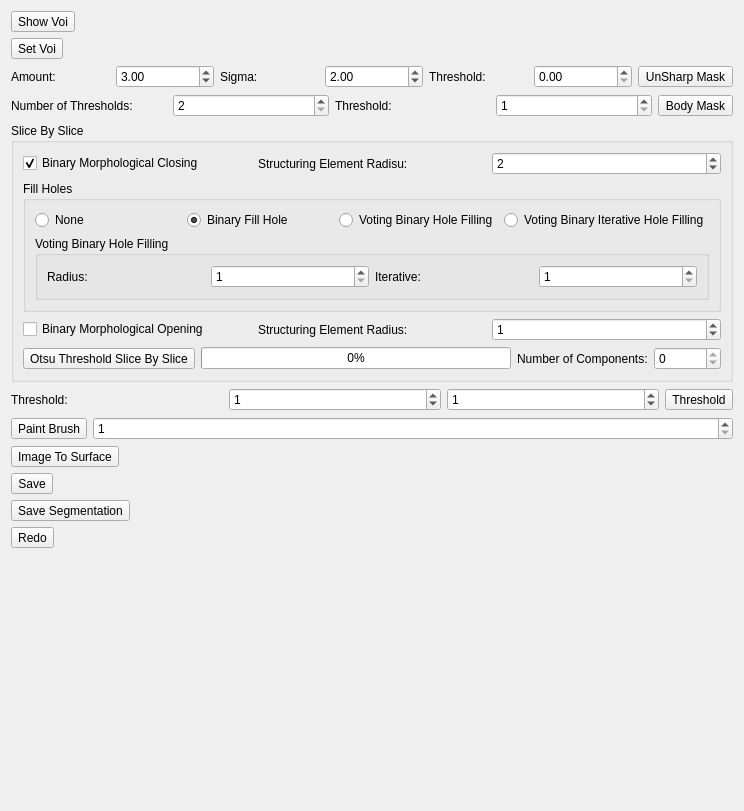
<?xml version="1.0" encoding="UTF-8"?>
<ui version="4.0">
 <class>BoneSegmentationWidget</class>
 <widget class="QWidget" name="BoneSegmentationWidget">
  <property name="geometry">
   <rect>
    <x>0</x>
    <y>0</y>
    <width>744</width>
    <height>811</height>
   </rect>
  </property>
  <property name="windowTitle">
   <string>BoneSegmentationWidget</string>
  </property>
  <layout class="QVBoxLayout" name="verticalLayout_3">
   <item>
    <widget class="QToolButton" name="toolButtonShowVoi">
     <property name="text">
      <string>Show Voi</string>
     </property>
     <property name="checkable">
      <bool>true</bool>
     </property>
     <attribute name="buttonGroup">
      <string notr="true">buttonGroup</string>
     </attribute>
    </widget>
   </item>
   <item>
    <widget class="QToolButton" name="toolButtonSetVoi">
     <property name="text">
      <string>Set Voi</string>
     </property>
     <property name="checkable">
      <bool>true</bool>
     </property>
     <attribute name="buttonGroup">
      <string notr="true">buttonGroup</string>
     </attribute>
    </widget>
   </item>
   <item>
    <layout class="QHBoxLayout" name="horizontalLayout_5">
     <item>
      <widget class="QLabel" name="label_5">
       <property name="text">
        <string>Amount:</string>
       </property>
      </widget>
     </item>
     <item>
      <widget class="QDoubleSpinBox" name="doubleSpinBoxUnsharpMaskAmount">
       <property name="minimum">
        <double>0.000000000000000</double>
       </property>
       <property name="value">
        <double>3.000000000000000</double>
       </property>
      </widget>
     </item>
     <item>
      <widget class="QLabel" name="label_6">
       <property name="text">
        <string>Sigma:</string>
       </property>
      </widget>
     </item>
     <item>
      <widget class="QDoubleSpinBox" name="doubleSpinBoxUnsharpMaskSigma">
       <property name="value">
        <double>2.000000000000000</double>
       </property>
      </widget>
     </item>
     <item>
      <widget class="QLabel" name="label_7">
       <property name="text">
        <string>Threshold:</string>
       </property>
      </widget>
     </item>
     <item>
      <widget class="QDoubleSpinBox" name="doubleSpinBoxUnsharpMaskThreshold"/>
     </item>
     <item>
      <widget class="QToolButton" name="toolButtonUnsharpMask">
       <property name="text">
        <string>UnSharp Mask</string>
       </property>
       <property name="checkable">
        <bool>true</bool>
       </property>
       <attribute name="buttonGroup">
        <string notr="true">buttonGroup</string>
       </attribute>
      </widget>
     </item>
    </layout>
   </item>
   <item>
    <layout class="QHBoxLayout" name="horizontalLayout_4">
     <item>
      <widget class="QLabel" name="label_3">
       <property name="text">
        <string>Number of Thresholds:</string>
       </property>
      </widget>
     </item>
     <item>
      <widget class="QSpinBox" name="spinBoxBodyMaskNumberOfThresholds">
       <property name="minimum">
        <number>2</number>
       </property>
       <property name="maximum">
        <number>5</number>
       </property>
      </widget>
     </item>
     <item>
      <widget class="QLabel" name="label_4">
       <property name="text">
        <string>Threshold:</string>
       </property>
      </widget>
     </item>
     <item>
      <widget class="QSpinBox" name="spinBoxBodyMaskThreshold">
       <property name="minimum">
        <number>1</number>
       </property>
      </widget>
     </item>
     <item>
      <widget class="QToolButton" name="toolButtonBodyMask">
       <property name="text">
        <string>Body Mask</string>
       </property>
       <property name="checkable">
        <bool>true</bool>
       </property>
       <attribute name="buttonGroup">
        <string notr="true">buttonGroup</string>
       </attribute>
      </widget>
     </item>
    </layout>
   </item>
   <item>
    <widget class="QGroupBox" name="groupBox_3">
     <property name="title">
      <string>Slice By Slice</string>
     </property>
     <layout class="QVBoxLayout" name="verticalLayout_2">
      <item>
       <layout class="QHBoxLayout" name="horizontalLayout_8">
        <item>
         <widget class="QCheckBox" name="checkBoxBinaryMorphologicalClosing">
          <property name="text">
           <string>Binary Morphological Closing</string>
          </property>
          <property name="checked">
           <bool>true</bool>
          </property>
         </widget>
        </item>
        <item>
         <widget class="QLabel" name="label_11">
          <property name="text">
           <string>Structuring Element Radisu:</string>
          </property>
         </widget>
        </item>
        <item>
         <widget class="QSpinBox" name="spinBoxBinaryMorpholocialClosingRadius">
          <property name="minimum">
           <number>1</number>
          </property>
          <property name="value">
           <number>2</number>
          </property>
         </widget>
        </item>
       </layout>
      </item>
      <item>
       <widget class="QGroupBox" name="groupBox">
        <property name="title">
         <string>Fill Holes</string>
        </property>
        <layout class="QVBoxLayout" name="verticalLayout">
         <item>
          <layout class="QHBoxLayout" name="horizontalLayout_6">
           <item>
            <widget class="QRadioButton" name="radioButtonNone">
             <property name="text">
              <string>None</string>
             </property>
             <attribute name="buttonGroup">
              <string notr="true">buttonGroupFillHoles</string>
             </attribute>
            </widget>
           </item>
           <item>
            <widget class="QRadioButton" name="radioButtonBinaryFillHole">
             <property name="text">
              <string>Binary Fill Hole</string>
             </property>
             <property name="checked">
              <bool>true</bool>
             </property>
             <attribute name="buttonGroup">
              <string notr="true">buttonGroupFillHoles</string>
             </attribute>
            </widget>
           </item>
           <item>
            <widget class="QRadioButton" name="radioButtonVotingBinaryHoleFilling">
             <property name="text">
              <string>Voting Binary Hole Filling</string>
             </property>
             <attribute name="buttonGroup">
              <string notr="true">buttonGroupFillHoles</string>
             </attribute>
            </widget>
           </item>
           <item>
            <widget class="QRadioButton" name="radioButtonVotingBinaryIterativeHoleFilling">
             <property name="text">
              <string>Voting Binary Iterative Hole Filling</string>
             </property>
             <attribute name="buttonGroup">
              <string notr="true">buttonGroupFillHoles</string>
             </attribute>
            </widget>
           </item>
          </layout>
         </item>
         <item>
          <widget class="QGroupBox" name="groupBox_2">
           <property name="title">
            <string>Voting Binary Hole Filling</string>
           </property>
           <layout class="QHBoxLayout" name="horizontalLayout_7">
            <item>
             <widget class="QLabel" name="label_9">
              <property name="text">
               <string>Radius:</string>
              </property>
             </widget>
            </item>
            <item>
             <widget class="QSpinBox" name="spinBoxVotingBinaryHoleFillingRadius">
              <property name="minimum">
               <number>1</number>
              </property>
             </widget>
            </item>
            <item>
             <widget class="QLabel" name="label_10">
              <property name="text">
               <string>Iterative:</string>
              </property>
             </widget>
            </item>
            <item>
             <widget class="QSpinBox" name="spinBoxVotingBinaryHoleFillingIterative">
              <property name="minimum">
               <number>1</number>
              </property>
              <property name="maximum">
               <number>999999999</number>
              </property>
              <property name="singleStep">
               <number>100</number>
              </property>
             </widget>
            </item>
           </layout>
          </widget>
         </item>
        </layout>
       </widget>
      </item>
      <item>
       <layout class="QHBoxLayout" name="horizontalLayout">
        <item>
         <widget class="QCheckBox" name="checkBoxBinaryMorphologicalOpening">
          <property name="text">
           <string>Binary Morphological Opening</string>
          </property>
         </widget>
        </item>
        <item>
         <widget class="QLabel" name="label">
          <property name="text">
           <string>Structuring Element Radius:</string>
          </property>
         </widget>
        </item>
        <item>
         <widget class="QSpinBox" name="spinBoxStructuringElementRadius">
          <property name="value">
           <number>1</number>
          </property>
         </widget>
        </item>
       </layout>
      </item>
      <item>
       <layout class="QHBoxLayout" name="horizontalLayout_2">
        <item>
         <widget class="QToolButton" name="toolButtonOtsuThresholdSliceBySlice">
          <property name="text">
           <string>Otsu Threshold Slice By Slice</string>
          </property>
          <property name="checkable">
           <bool>true</bool>
          </property>
          <attribute name="buttonGroup">
           <string notr="true">buttonGroup</string>
          </attribute>
         </widget>
        </item>
        <item>
         <widget class="QProgressBar" name="progressBarOtsuThresholdSliceBySlice">
          <property name="value">
           <number>0</number>
          </property>
         </widget>
        </item>
        <item>
         <widget class="QLabel" name="label_8">
          <property name="text">
           <string>Number of Components:</string>
          </property>
         </widget>
        </item>
        <item>
         <widget class="QSpinBox" name="spinBoxNumberOfComponents">
          <property name="readOnly">
           <bool>true</bool>
          </property>
          <property name="maximum">
           <number>9999999</number>
          </property>
         </widget>
        </item>
       </layout>
      </item>
     </layout>
    </widget>
   </item>
   <item>
    <layout class="QHBoxLayout" name="horizontalLayout_3">
     <item>
      <widget class="QLabel" name="label_2">
       <property name="text">
        <string>Threshold:</string>
       </property>
      </widget>
     </item>
     <item>
      <widget class="QSpinBox" name="spinBoxSliceBySliceThresholdLower">
       <property name="value">
        <number>1</number>
       </property>
      </widget>
     </item>
     <item>
      <widget class="QSpinBox" name="spinBoxSliceBySliceThresholdUpper">
       <property name="value">
        <number>1</number>
       </property>
      </widget>
     </item>
     <item>
      <widget class="QToolButton" name="toolButtonThreshold">
       <property name="text">
        <string>Threshold</string>
       </property>
       <property name="checkable">
        <bool>true</bool>
       </property>
       <attribute name="buttonGroup">
        <string notr="true">buttonGroup</string>
       </attribute>
      </widget>
     </item>
    </layout>
   </item>
   <item>
    <layout class="QHBoxLayout" name="horizontalLayout_9">
     <item>
      <widget class="QToolButton" name="toolButtonPaintBrush">
       <property name="text">
        <string>Paint Brush</string>
       </property>
       <property name="checkable">
        <bool>true</bool>
       </property>
       <attribute name="buttonGroup">
        <string notr="true">buttonGroup</string>
       </attribute>
      </widget>
     </item>
     <item>
      <widget class="QSpinBox" name="spinBoxPaintBrushSize">
       <property name="minimum">
        <number>1</number>
       </property>
      </widget>
     </item>
    </layout>
   </item>
   <item>
    <widget class="QToolButton" name="toolButtonImageToSurface">
     <property name="text">
      <string>Image To Surface</string>
     </property>
     <property name="checkable">
      <bool>true</bool>
     </property>
     <attribute name="buttonGroup">
      <string notr="true">buttonGroup</string>
     </attribute>
    </widget>
   </item>
   <item>
    <widget class="QToolButton" name="toolButtonSave">
     <property name="text">
      <string>Save</string>
     </property>
    </widget>
   </item>
   <item>
    <widget class="QToolButton" name="toolButtonSaveSegmentation">
     <property name="text">
      <string>Save Segmentation</string>
     </property>
    </widget>
   </item>
   <item>
    <widget class="QToolButton" name="toolButtonRedo">
     <property name="text">
      <string>Redo</string>
     </property>
    </widget>
   </item>
   <item>
    <spacer name="verticalSpacer">
     <property name="orientation">
      <enum>Qt::Vertical</enum>
     </property>
     <property name="sizeHint" stdset="0">
      <size>
       <width>20</width>
       <height>840</height>
      </size>
     </property>
    </spacer>
   </item>
  </layout>
 </widget>
 <resources/>
 <connections/>
 <buttongroups>
  <buttongroup name="buttonGroupFillHoles"/>
  <buttongroup name="buttonGroup"/>
 </buttongroups>
</ui>
